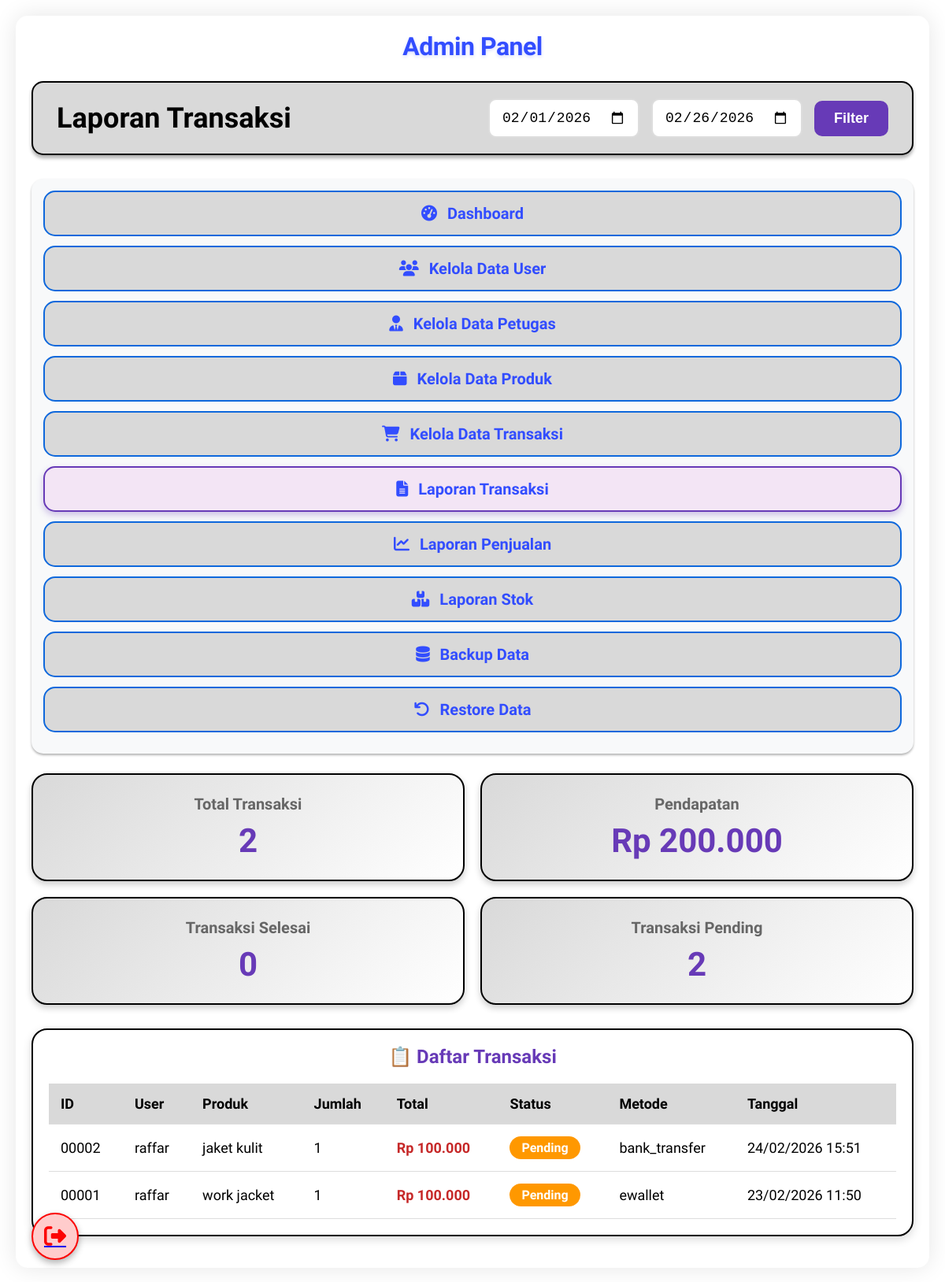
/Admin/laporan.php (signed in), run on the app's committed database.
### tables this page shows
CREATE TABLE `transactions` (
  `id` int(11) NOT NULL AUTO_INCREMENT,
  `user_id` int(11) NOT NULL,
  `product_id` int(11) NOT NULL,
  `quantity` int(11) NOT NULL DEFAULT 1,
  `total_price` decimal(10,2) NOT NULL,
  `status` enum('pending','processing','completed','cancelled') DEFAULT 'pending',
  `payment_method` varchar(50) DEFAULT NULL,
  `created_at` timestamp NOT NULL DEFAULT current_timestamp(),
  `updated_at` timestamp NOT NULL DEFAULT current_timestamp() ON UPDATE current_timestamp(),
  PRIMARY KEY (`id`),
  KEY `user_id` (`user_id`),
  KEY `product_id` (`product_id`),
  CONSTRAINT `transactions_ibfk_1` FOREIGN KEY (`user_id`) REFERENCES `users` (`id`),
  CONSTRAINT `transactions_ibfk_2` FOREIGN KEY (`product_id`) REFERENCES `products` (`id`)
);

CREATE TABLE `users` (
  `id` int(11) NOT NULL AUTO_INCREMENT,
  `username` varchar(50) NOT NULL,
  `email` varchar(100) NOT NULL,
  `password` varchar(255) NOT NULL,
  `role` enum('admin','petugas','user') DEFAULT 'user',
  `created_at` timestamp NOT NULL DEFAULT current_timestamp(),
  `updated_at` timestamp NOT NULL DEFAULT current_timestamp() ON UPDATE current_timestamp(),
  PRIMARY KEY (`id`),
  UNIQUE KEY `username` (`username`),
  UNIQUE KEY `email` (`email`)
);

CREATE TABLE `products` (
  `id` int(11) NOT NULL AUTO_INCREMENT,
  `name` varchar(255) NOT NULL,
  `price` decimal(10,2) NOT NULL,
  `category` int(255) NOT NULL,
  `description` text DEFAULT NULL,
  `image` varchar(255) DEFAULT 'default-product.jpg',
  `stock` int(11) DEFAULT 0,
  `created_at` timestamp NOT NULL DEFAULT current_timestamp(),
  `updated_at` timestamp NOT NULL DEFAULT current_timestamp() ON UPDATE current_timestamp(),
  PRIMARY KEY (`id`)
);

### Admin/laporan.php (the view, shortened to what this page needs)
<?php
require_once '../config.php';
$from_date = isset($_GET['from_date']) ? $_GET['from_date'] : date('Y-m-01');
$to_date = isset($_GET['to_date']) ? $_GET['to_date'] : date('Y-m-d');
$transactions = [];
$query = "SELECT t.*, u.username, p.name as product_name
          FROM transactions t
          LEFT JOIN users u ON t.user_id = u.id
          LEFT JOIN products p ON t.product_id = p.id
          WHERE t.created_at BETWEEN '$from_date 00:00:00' AND '$to_date 23:59:59'
          ORDER BY t.created_at DESC";
$result = $conn->query($query);
if ($result && $result->num_rows > 0) {
    while ($row = $result->fetch_assoc()) {
        $transactions[] = $row;
    }
}
$total_revenue = 0;
$total_transactions = count($transactions);
$pending_count = 0;
$processing_count = 0;
$completed_count = 0;
$cancelled_count = 0;
foreach ($transactions as $trx) {
    $total_revenue += $trx['total_price'];
    if ($trx['status'] === 'pending') $pending_count++;
    elseif ($trx['status'] === 'processing') $processing_count++;
    elseif ($trx['status'] === 'completed') $completed_count++;
    elseif ($trx['status'] === 'cancelled') $cancelled_count++;
}
?>
<!DOCTYPE html>
<html lang="id">
<head>
    <link rel="stylesheet" href="https://cdnjs.cloudflare.com/ajax/libs/font-awesome/6.4.0/css/all.min.css">
</head>
<body>
    <div class="main-container">
        <div class="admin-panel-title">Admin Panel</div>
        <div class="header">
            <div class="header-title">Laporan Transaksi</div>
            <div class="date-filter">
                <input type="date" name="from_date" value="<?php echo $from_date; ?>">
                <input type="date" name="to_date" value="<?php echo $to_date; ?>">
                <button type="submit">Filter</button>
            </div>
        </div>
        <div class="sidebar">
            <a href="../admin_dashboard.php" class="sidebar-menu">
                <i class="fas fa-tachometer-alt"></i> Dashboard
            </a>
            <a href="kelola_data_user.php" class="sidebar-menu">
                <i class="fas fa-users"></i> Kelola Data User
            </a>
            <a href="kelola_data_petugas.php" class="sidebar-menu">
                <i class="fas fa-user-tie"></i> Kelola Data Petugas
            </a>
            <a href="kelola_data_produk.php" class="sidebar-menu">
                <i class="fas fa-box"></i> Kelola Data Produk
            </a>
            <a href="kelola_data_transaksi.php" class="sidebar-menu">
                <i class="fas fa-shopping-cart"></i> Kelola Data Transaksi
            </a>
            <a href="laporan_transaksi.php" class="sidebar-menu transaksi-active">
                <i class="fas fa-file-alt"></i> Laporan Transaksi
            </a>
            <a href="laporan_penjualan.php" class="sidebar-menu">
                <i class="fas fa-chart-line"></i> Laporan Penjualan
            </a>
            <a href="laporan_stok.php" class="sidebar-menu">
                <i class="fas fa-boxes"></i> Laporan Stok
            </a>
            <a href="backup_data.php" class="sidebar-menu">
                <i class="fas fa-database"></i> Backup Data
            </a>
            <a href="restore_data.php" class="sidebar-menu">
                <i class="fas fa-undo"></i> Restore Data
            </a>
        </div>
        <div class="content-area">
            <div class="stats-container">
                <div class="stat-card">
                    <div class="stat-card-title">Total Transaksi</div>
                    <div class="stat-card-value"><?php echo number_format($total_transactions); ?></div>
                </div>
                <div class="stat-card">
                    <div class="stat-card-title">Pendapatan</div>
                    <div class="stat-card-value">Rp <?php echo number_format($total_revenue, 0, ',', '.'); ?></div>
                </div>
                <div class="stat-card">
                    <div class="stat-card-title">Transaksi Selesai</div>
                    <div class="stat-card-value"><?php echo number_format($completed_count); ?></div>
                </div>
                <div class="stat-card">
                    <div class="stat-card-title">Transaksi Pending</div>
                    <div class="stat-card-value"><?php echo number_format($pending_count); ?></div>
                </div>
            </div>
            <div class="transactions-table">
                <div class="table-title">📋 Daftar Transaksi</div>
                <table>
                    <thead>
                        <tr>
                            <th>ID</th>
                            <th>User</th>
                            <th>Produk</th>
                            <th>Jumlah</th>
                            <th>Total</th>
                            <th>Status</th>
                            <th>Metode</th>
                            <th>Tanggal</th>
                        </tr>
                    </thead>
                    <tbody>
                        <?php foreach ($transactions as $trx): ?>
                        <tr>
                            <td><?php echo str_pad($trx['id'], 5, '0', STR_PAD_LEFT); ?></td>
                            <td><?php echo htmlspecialchars($trx['username'] ?? 'N/A'); ?></td>
                            <td><?php echo htmlspecialchars($trx['product_name'] ?? 'N/A'); ?></td>
                            <td><?php echo $trx['quantity']; ?></td>
                            <td class="price-display">Rp <?php echo number_format($trx['total_price'], 0, ',', '.'); ?></td>
                            <td>
                                <?php
                                $status_class = 'status-pending';
                                ?>
                                <span class="status-badge <?php echo $status_class; ?>"><?php echo ucfirst($trx['status']); ?></span>
                            </td>
                            <td><?php echo htmlspecialchars($trx['payment_method']); ?></td>
                            <td><?php echo date('d/m/Y H:i', strtotime($trx['created_at'])); ?></td>
                        </tr>
                        <?php endforeach; ?>
                    </tbody>
                </table>
            </div>
        </div>
        <a href="../logout.php" class="logout-btn" title="Logout">
            <i class="fas fa-sign-out-alt"></i>
        </a>
    </div>
</body>
</html>

### Admin/laporan.php (style rules this page uses)
:root { --primary-color: #324dff; --primary-dark: #1a73e8; --gray-bg: #d9d9d9; --gray-light: #f5f5f5; --danger-color: #fc0404; --success-color: #28a745; --report-color: #673ab7; }
* { margin: 0; padding: 0; box-sizing: border-box; }
body { font-family: 'Plus Jakarta Sans', sans-serif; background-color: #ffffff; color: #000000; min-height: 100vh; padding: 20px; overflow-x: hidden; }
.main-container { max-width: 1400px; margin: 0 auto; background-color: #ffffff; box-shadow: 0 0 30px rgba(0, 0, 0, 0.1); border-radius: 15px; overflow: hidden; padding: 20px; }
.admin-panel-title { font-family: 'Plus Jakarta Sans', sans-serif; font-size: 32px; font-weight: 800; color: var(--primary-color); margin-bottom: 25px; text-align: center; letter-spacing: -0.5px; text-shadow: 0 2px 4px rgba(50, 77, 255, 0.2); }
.header { display: flex; justify-content: space-between; align-items: center; background-color: var(--gray-bg); border: 2px solid #000000; border-radius: 15px; padding: 20px 30px; margin-bottom: 30px; box-shadow: 0 4px 4px 0 rgba(0, 0, 0, 0.3); position: relative; }
.header-title { font-family: 'Plus Jakarta Sans', sans-serif; font-size: 36px; font-weight: 800; color: #000000; }
.date-filter { display: flex; gap: 15px; align-items: center; }
.date-filter input { padding: 12px 15px; border: 2px solid #ddd; border-radius: 10px; font-size: 18px; background-color: #fff; }
.date-filter button { background: var(--report-color); color: white; border: none; border-radius: 10px; padding: 12px 25px; font-size: 18px; font-weight: 600; cursor: pointer; transition: all 0.3s; }
.sidebar { width: 280px; float: left; background-color: #f8f9fa; border-radius: 15px; padding: 15px; margin-right: 25px; box-shadow: 0 2px 3px 0 rgba(0, 0, 0, 0.3); }
.sidebar-menu { background-color: var(--gray-bg); border-radius: 15px; border: 2px solid #0e68dc; padding: 15px; margin-bottom: 12px; text-align: center; font-family: 'Plus Jakarta Sans', sans-serif; font-size: 20px; font-weight: 800; color: var(--primary-color); text-decoration: none; display: block; color: var(--primary-color); }
.sidebar-menu.transaksi-active { background-color: #f3e5f5; border-color: var(--report-color); box-shadow: 0 4px 8px rgba(103, 58, 183, 0.3); }
.sidebar-menu i { margin-right: 8px; }
.content-area { margin-left: 310px; }
.stats-container { display: grid; grid-template-columns: repeat(4, 1fr); gap: 20px; margin-bottom: 30px; }
.stat-card { background: linear-gradient(135deg, var(--gray-bg) 0%, #ffffff 100%); border-radius: 20px; padding: 25px; text-align: center; box-shadow: 0 4px 8px rgba(0, 0, 0, 0.2); border: 2px solid #000000; }
.stat-card-title { font-size: 20px; font-weight: 700; color: #666; margin-bottom: 10px; }
.stat-card-value { font-size: 42px; font-weight: 800; color: var(--report-color); }
.transactions-table { background: white; border-radius: 20px; padding: 25px; border: 2px solid #000000; box-shadow: 0 4px 12px rgba(0, 0, 0, 0.15); }
.table-title { font-size: 26px; font-weight: 800; color: var(--report-color); margin-bottom: 20px; text-align: center; }
table { width: 100%; border-collapse: collapse; }
th, td { padding: 15px; text-align: left; border-bottom: 1px solid #ddd; font-size: 18px; }
th { background-color: var(--gray-bg); font-weight: 800; }
.status-badge { display: inline-block; padding: 5px 15px; border-radius: 20px; font-size: 16px; font-weight: 700; }
.status-pending { background-color: #ff9800; color: white; }
.price-display { color: #c62828; font-weight: 800; }
.logout-btn { position: fixed; bottom: 30px; left: 40px; width: 60px; height: 60px; background-color: #ffcccc; border: 2px solid var(--danger-color); border-radius: 50%; display: flex; justify-content: center; align-items: center; cursor: pointer; box-shadow: 0 4px 8px rgba(0, 0, 0, 0.3); transition: all 0.3s ease; z-index: 1000; }
.logout-btn i { font-size: 28px; color: var(--danger-color); }
@media (max-width: 1200px) { .sidebar { width: 100%; float: none; margin-bottom: 25px; } }
@media (max-width: 1200px) { .content-area { margin-left: 0; } }
@media (max-width: 1200px) { .stats-container { grid-template-columns: repeat(2, 1fr); } }
@media (max-width: 1200px) { .transactions-table { padding: 20px; margin-bottom: 20px; } }
@media (max-width: 1200px) { .table-title { font-size: 24px; } }

### data on the page
transactions: id "00002", user.username "raffar", product.name "jaket kulit", quantity "1", total_price "100.000", status "Pending", payment_method "bank_transfer", created_at "24/02/2026 15:51"
transactions: id "00001", user.username "raffar", product.name "work jacket", quantity "1", total_price "100.000", status "Pending", payment_method "ewallet", created_at "23/02/2026 11:50"

### other printed values
$total_transactions "2"
$total_revenue "200.000"
$completed_count "0"
$pending_count "2"
